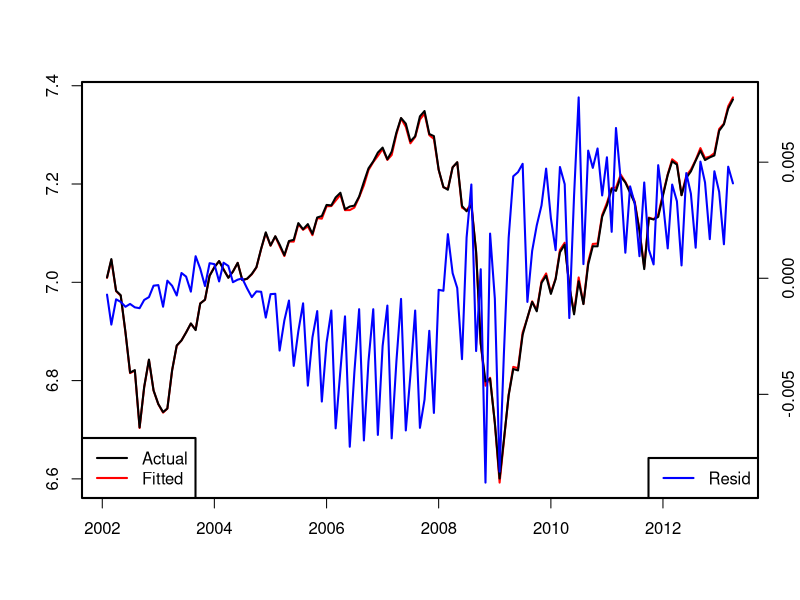

Recreate this plot in R.
# clear r environment variables
remove(list=ls())

# read data
SandPhedge<-read.csv('SandPhedge.csv')
SandPhedge$Date = as.Date(paste('01-',SandPhedge$Date), format="%d- %b-%y")

# log returns for spot and futures prices
SandPhedge$rspot = c(NA,100*diff(log(SandPhedge$Spot)))
SandPhedge$rfutures = c(NA,100*diff(log(SandPhedge$Futures)))

summary(SandPhedge[c("rspot","rfutures")])
lm_returns = lm(rspot ~ rfutures,data = SandPhedge)
summary(lm_returns)
lm_prices = lm(Spot ~ Futures,data = SandPhedge)
summary(lm_prices)

# log prices
SandPhedge$lspot = log(SandPhedge$Spot)
SandPhedge$lfutures = log(SandPhedge$Futures)
log_lm = lm(lspot ~ lfutures, data = SandPhedge)

# plot
par(lwd=2,cex.axis = 1)
plot(SandPhedge$Date,SandPhedge$lspot,type = "l",xlab = "",ylab = "",col="red")
lines(SandPhedge$Date,log_lm$fitted.values)
par(new=T)
plot(SandPhedge$Date,log_lm$residuals,col="blue",axes=F,type="l",xlab = "",ylab = "")
axis(side=4, at = pretty(range(log_lm$residuals)))
legend("bottomleft", legend=c("Actual", "Fitted"),col=c("black","red"),lty= 1)
legend("bottomright", legend=c("Resid"),col=c("blue"),lty= 1)

ecm = lm(SandPhedge$rspot[-1] ~ SandPhedge$rfutures[-1] + log_lm$residuals[-1])
summary(ecm)


